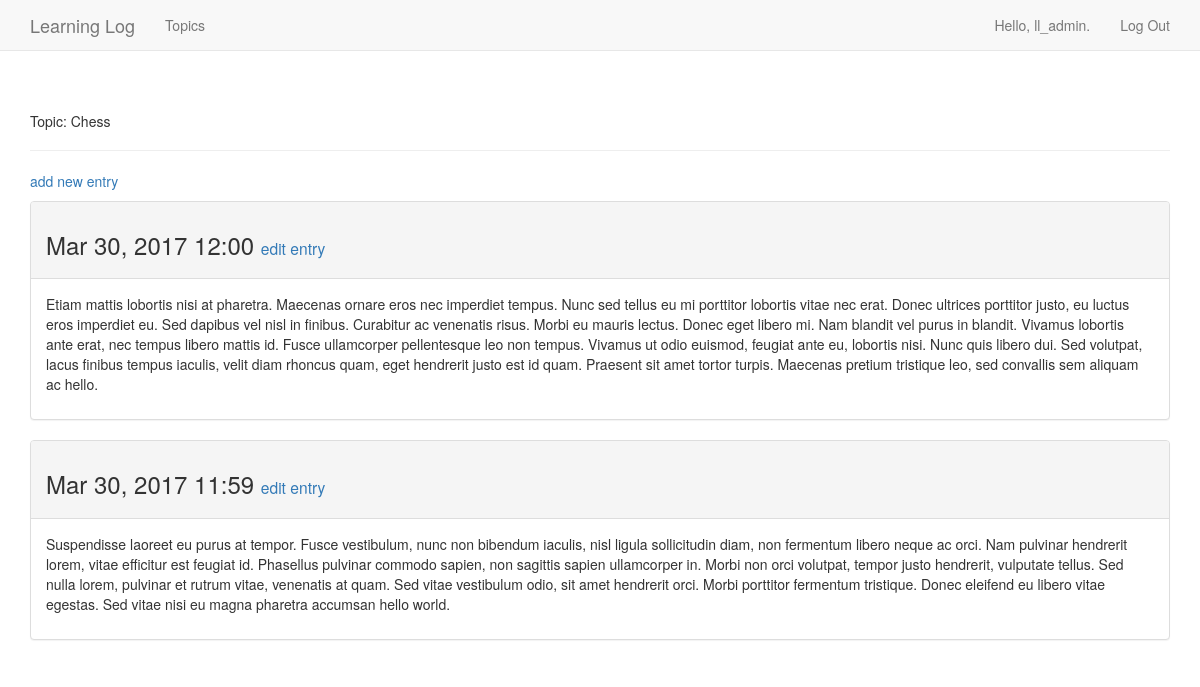
The page /topics/1/ (signed in) on the database its author committed.
### djangos_ll/models.py (models this page shows, shortened)
class Topic(models.Model):
    text = models.CharField(max_length=200)
    date_added = models.DateTimeField(auto_now_add=True)
    owner = models.ForeignKey(User)
    def __str__(self):
        return self.text

class Entry(models.Model):
    topic = models.ForeignKey(Topic)
    text = models.TextField()
    date_added = models.DateTimeField(auto_now_add=True)
    class Meta:
        verbose_name_plural = 'entries'

### djangos_ll/views.py (the view)
# urls.py: url(r'^topics/(?P<topic_id>\d+)/$', views.topic, name='topic'),
@login_required
def topic(request, topic_id):
    topic = Topic.objects.get(id=topic_id)
    entries = topic.entry_set.order_by('-date_added')
    context = { 'topic': topic, 'entries': entries }
    return render(request, 'djangos_ll/topic.html', context)

### djangos_ll/templates/djangos_ll/topic.html
{% extends "djangos_ll/base.html" %}
{% block header %}
  <p>Topic: {{ topic }}</p>
{% endblock header %}
{% block content %}
  <p>
    <a href="{% url 'djangos_ll:new_entry' topic.id %}">add new entry</a>
  </p>
  {% for entry in entries %}
    <div class="panel panel-default">
      <div class="panel-heading">
        <h3>
          {{ entry.date_added|date:'M d, Y H:i' }}
          <small>
            <a href="{% url 'djangos_ll:edit_entry' entry.id %}">edit entry</a>
          </small>
        </h3>
      </div>
      <div class="panel-body">
        {{ entry.text|linebreaks }}
      </div>
    </div>
  {% empty %}
      There are no entries for this topic yet.
  {% endfor %}
  {% endblock content %}

### djangos_ll/templates/djangos_ll/base.html (shortened to what this page needs)
{% load bootstrap3 %}
<!DOCTYPE html>
<html lang="en">
<head>
    {% bootstrap_css %}
</head>
<body>
    <nav class="navbar navbar-default navbar-static-top">
      <div class="container">
        <div class="navbar-header">
          <a class="navbar-brand" href="{% url 'djangos_ll:index' %}">Learning Log</a>
        </div>
        <div id="navbar" class="navbar-collapse collapse">
          <ul class="nav navbar-nav">
            <li><a href="{% url 'djangos_ll:topics' %}">Topics</a></li>
          </ul>
          <ul class="nav navbar-nav navbar-right">
            {% if user.is_authenticated %}
                <li><a>Hello, {{ user.username }}.</a></li>
                <li><a href="{% url 'users:logout' %}">Log Out</a></li>
            {% else %}
                 <li><a href="{% url 'users:register' %}">Register</a></li>
                 <li><a href="{% url 'users:login' %}">Log In</a></li>
            {% endif %}
          </ul>
        </div>
      </div>
    </nav>
    <div class="container">
        <div class="page-header">
            {% block header %}{% endblock header %}
        </div>
        <div>
            {% block content %}{% endblock content %}
        </div>
    </div>
</body>
</html>

### rows shown on the page
Topic: text "Chess"
Entry: date_added "Mar 30, 2017 12:00", text "Etiam mattis lobortis nisi at pharetra. Maecenas ornare eros nec imperdiet tempus. Nunc sed tellus eu mi porttitor lobortis vitae nec erat. Donec ultrices porttitor justo, eu luctus eros imperdiet eu. Sed dapibus vel nisl in finibus. Curabitur ac venenatis risus. Morbi eu mauris lectus. Donec eget libero mi. Nam blandit vel purus in blandit. Vivamus lobortis ante erat, nec tempus libero mattis id. Fusce ullamcorper pellentesque leo non tempus. Vivamus ut odio euismod, feugiat ante eu, lobortis nisi. Nunc quis libero dui. Sed volutpat, lacus finibus tempus iaculis, velit diam rhoncus quam, eget hendrerit justo est id quam. Praesent sit amet tortor turpis. Maecenas pretium tristique leo, sed…"
Entry: date_added "Mar 30, 2017 11:59", text "Suspendisse laoreet eu purus at tempor. Fusce vestibulum, nunc non bibendum iaculis, nisl ligula sollicitudin diam, non fermentum libero neque ac orci. Nam pulvinar hendrerit lorem, vitae efficitur est feugiat id. Phasellus pulvinar commodo sapien, non sagittis sapien ullamcorper in. Morbi non orci volutpat, tempor justo hendrerit, vulputate tellus. Sed nulla lorem, pulvinar et rutrum vitae, venenatis at quam. Sed vitae vestibulum odio, sit amet hendrerit orci. Morbi porttitor fermentum tristique. Donec eleifend eu libero vitae egestas. Sed vitae nisi eu magna pharetra accumsan hello world."

### other values the page prints
{{ user.username }} "ll_admin"
